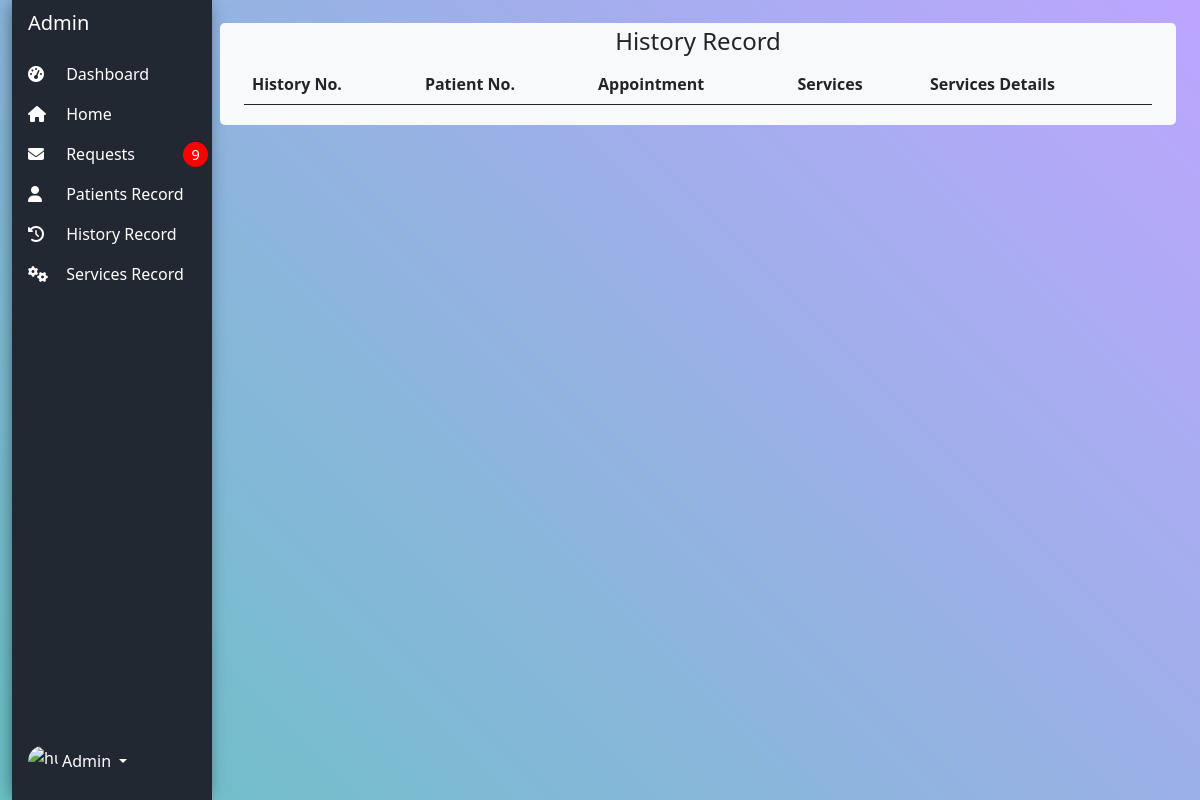
/admin/index.php?page=history, run on an earlier commit of the app's database.
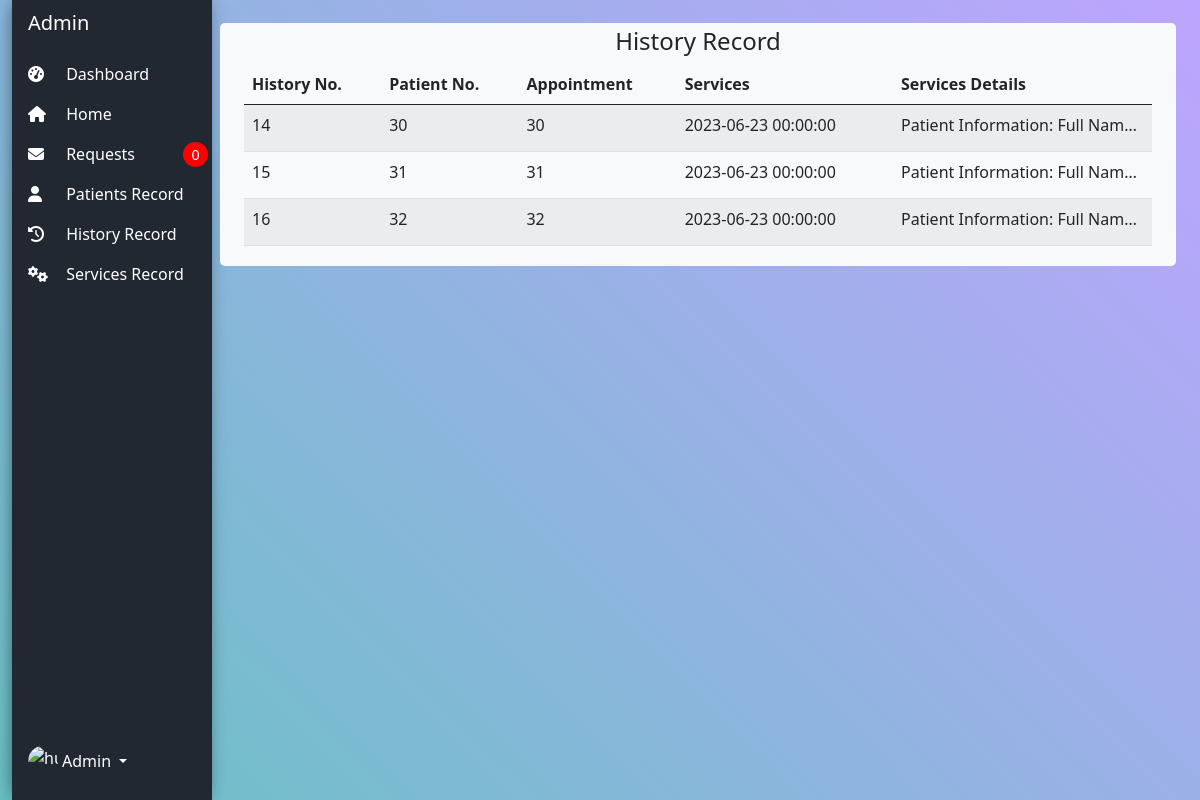
And on a later commit of the database.
### tables this page shows
CREATE TABLE `history_tb` (
  `history_id` int(11) NOT NULL,
  `patient_id` int(11) NOT NULL,
  `service_id` int(11) DEFAULT NULL,
  `service_details` text DEFAULT NULL,
  `appointment_date` datetime NOT NULL DEFAULT current_timestamp()
);

### admin/history.php (the view, shortened to what the changed rows need)
<!DOCTYPE html>
<html lang="en">
<?php
include('../db-connect.php');
?>
<body>
    <div class="col py-1">
        <div class="container-fluid bg-light edges">
            <div class="col py-1">
                <table id="example" class="table table-striped" style="width:100%">
                    <thead>
                        <tr>
                            <th>History No.</th>
                            <th>Patient No.</th>
                            <th>Appointment</th>
                            <th>Services</th>
                            <th>Services Details</th>
                        </tr>
                    </thead>
                    <tbody>
                        <?php
                        $data = mysqli_query($conn, "SELECT* FROM history_tb");
                        while ($row = mysqli_fetch_array($data)) {
                            echo "<tr>";
                            echo "<td>" . $row['history_id'] . "</td>";
                            echo "<td>" . $row['patient_id'] . "</td>";
                            echo "<td>" . $row['service_id'] . "</td>";
                            echo "<td>" . $row['appointment_date'] . "</td>";
                            echo "<td class='service_details'><span>" . $row['service_details'] . "</span></td>";
                            echo "</tr>";
                        }
                        ?>
                    </tbody>
                </table>
            </div>
        </div>
    </div>
</body>
</html>

### admin/inc/navbar.php (shortened to what the changed rows need)
<?php
$mysqli = new mysqli("localhost", "root", "", "bdcmsdb");
$alertcount = "SELECT COUNT(*) AS PendingCount FROM requests_tb WHERE status = 'Pending'";
$result_Alert = $mysqli->query($alertcount);
$row_Alert = $result_Alert->fetch_assoc();
$Alert_Count = $row_Alert['PendingCount'];
?>
<div class="col-auto col-md-3 col-xl-2  px-0 newbg">
    <div class="col-auto col-xl-2 position">
        <div class="d-flex flex-column align-items-center align-items-sm-start px-3 pt-2 text-white min-vh-100 position">
            <ul class="nav nav-pills flex-column mb-sm-auto mb-0 align-items-center align-items-sm-start" id="menu">
                <li class="nav-item">
                    <a href="./index.php?page=requests" class="nav-link px-0 align-middle">
                        <i class="fa fa-envelope"></i>
                        <span class="ms-1 d-none d-sm-inline">Requests</span>
                        <span class="ms-5 spancount align-middle"><?php echo $Alert_Count; ?></span>
                    </a>
                </li>
            </ul>
        </div>
    </div>
</div>

What changed in the data, as far as the page shows it:
added history_tb: history_id "14", patient "30", service "30", appointment_date "2023-06-23 00:00:00", service_details "Patient Information: Full Nam…"
added history_tb: history_id "15", patient "31", service "31", appointment_date "2023-06-23 00:00:00", service_details "Patient Information: Full Nam…"
added history_tb: history_id "16", patient "32", service "32", appointment_date "2023-06-23 00:00:00", service_details "Patient Information: Full Nam…"
Also different on the page:
$Alert_Count: "9" → "0"
